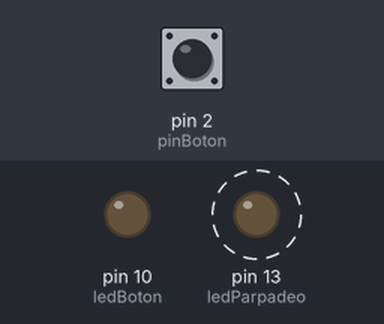
A sketch run on a simulated Arduino Uno, built with avr-gcc and run on an emulated ATmega328P. Shown: output pins drawn as LEDs (lit = HIGH). Dashed ring = blinking. The test bench sets the inputs (shaded band); at power-on: pin 2 (pinBoton) HIGH.

Above: at 1.2 s.
1.3 s: pin 2 (pinBoton) pulled LOW for 0.15 s
At 1.37 s:
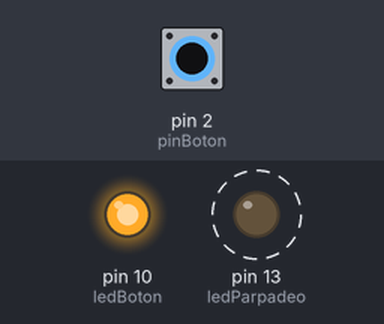
4.3 s: pin 2 (pinBoton) pulled LOW for 1 s
At 5.75 s:
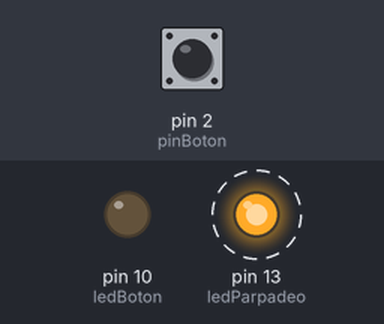
7.3 s: pin 2 (pinBoton) pulled LOW for 3.2 s
At 7.75 s:
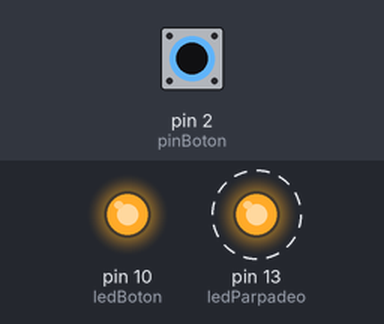
Timing chart, 0 to 18.0 s (numbered marks = the images above; inputs shaded):
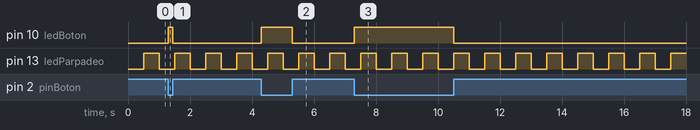

The sketch:

Uso_millis.ino
```cpp
// Definición de pines
const int ledParpadeo = 13;
const int ledBoton = 10;
const int pinBoton = 2;

// Variables para el parpadeo (millis)
unsigned long tiempoAnterior = 0;
const long intervalo = 500; // Tiempo en ms para el parpadeo
int estadoLed13 = LOW;

void setup() {
  pinMode(ledParpadeo, OUTPUT);
  pinMode(ledBoton, OUTPUT);
  
  // Usamos PULLUP interno para ahorrar una resistencia física
  // El botón debe conectar el pin 2 con tierra (GND)
  pinMode(pinBoton, INPUT_PULLUP); 
}

void loop() {
  // --- TAREA 1: PARPADEO DEL PIN 13 (Sin delay) ---
  unsigned long tiempoActual = millis();
  if (tiempoActual - tiempoAnterior >= intervalo) {
    tiempoAnterior = tiempoActual; // Guardamos el tiempo actual
    // Cambiamos el estado del LED
    if (estadoLed13 == LOW) {
      estadoLed13 = HIGH;
    } else {
      estadoLed13 = LOW;
    }
    digitalWrite(ledParpadeo, estadoLed13);
  }

  // --- TAREA 2: CONTROL DEL PIN 10 CON PULSADOR ---
  // Al usar INPUT_PULLUP, el pin lee LOW cuando se presiona
  int lecturaBoton = digitalRead(pinBoton);

  if (lecturaBoton == LOW) {
    digitalWrite(ledBoton, HIGH);
  } else {
    digitalWrite(ledBoton, LOW);
  }
}
```

Measured:
- after the input at 1.3 s, pin 10 (ledBoton): LOW → HIGH at once, → LOW 0.15 s later
- after the input at 4.3 s, pin 10 (ledBoton): LOW → HIGH at once, → LOW 1.0 s later
- after the input at 7.3 s, pin 10 (ledBoton): LOW → HIGH at once, → LOW 3.2 s later
- by itself, pin 13 (ledParpadeo): alternates HIGH for 0.50 s and LOW for 0.50 s
